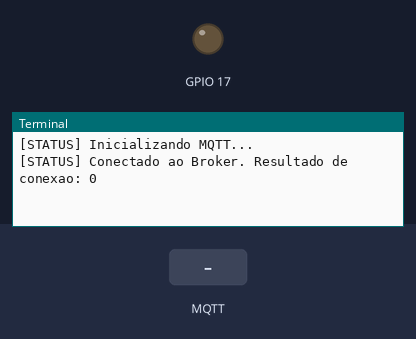
Simulated run of this program. Board: Raspberry Pi (BCM pin numbers). On the bench: output pins drawn as LEDs (lit = HIGH), the last lines printed to the terminal. The inputs (shaded band) are chosen by the test bench. No MQTT or app messages arrive unless stated.

Above: at 1.3 s.
1.4 s: MQTT message "DZ/led" arrives on the first subscribed topic
At 2.6 s:
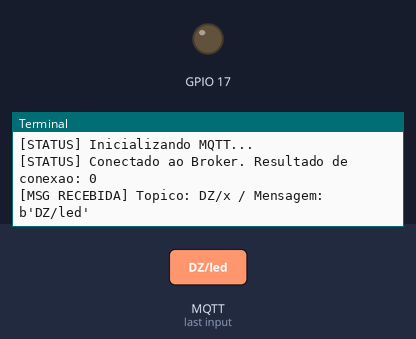
2.9 s: MQTT message "1" arrives on the first subscribed topic
At 4.0 s:
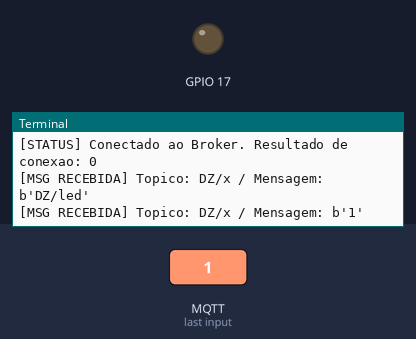
4.4 s: MQTT message "on" arrives on the first subscribed topic
At 5.2 s:
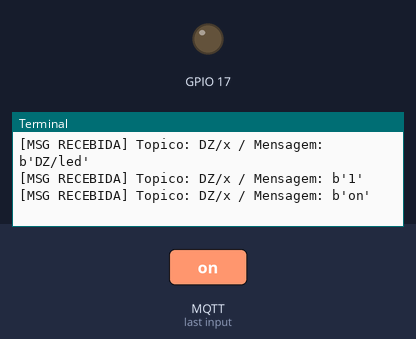

Measured:
- after the input at 1.4 s, the terminal: prints a new line at once (image 1)
- after the input at 2.9 s, the terminal: prints a new line at once (image 2)
- after the input at 4.4 s, the terminal: prints a new line at once (image 3)

The program:

subscriber.py
```python
import paho.mqtt.client as mqtt
import sys
import RPi.GPIO as GPIO
import led as Led

def setup():

    GPIO.setwarnings(False)
    GPIO.setmode(GPIO.BCM)
    GPIO.setup(17, GPIO.OUT)

setup()


broker = "test.mosquitto.org"
port = 1883
keppAlive = 60
topic = "DZ/#"

def on_connect(client, userdata, flags, rc):
    print("[STATUS] Conectado ao Broker. Resultado de conexao: "+str(rc))

    client.subscribe(topic)

def on_message(client, userdata, msg):
    MensagemRecebida = str(msg.payload)
    print("[MSG RECEBIDA] Topico: "+msg.topic+" / Mensagem: "+MensagemRecebida)

    if msg.topic == 'DZ/led':
        Led.set(17, int(MensagemRecebida))

try:
        print("[STATUS] Inicializando MQTT...")

        client = mqtt.Client()
        client.on_connect = on_connect
        client.on_message = on_message

        client.connect(broker, port, keppAlive)
        client.loop_forever()
except KeyboardInterrupt:
        print "\nCtrl+C pressionado, encerrando aplicacao e saindo..."
        sys.exit(0)
```

led.py
```python
import RPi.GPIO as GPIO
import time

def blink( pin, delay ):
    on(pin)
    time.sleep(delay)
    off(pin)
    time.sleep(delay)

def on(pin):
    GPIO.output(pin, GPIO.HIGH)
    print("Led on")

def off(pin):
    GPIO.output(pin, GPIO.LOW)
    print("Led off")

def set(pin, value):
    if value == 1:
        on(pin)
    else:
        off(pin)
```
